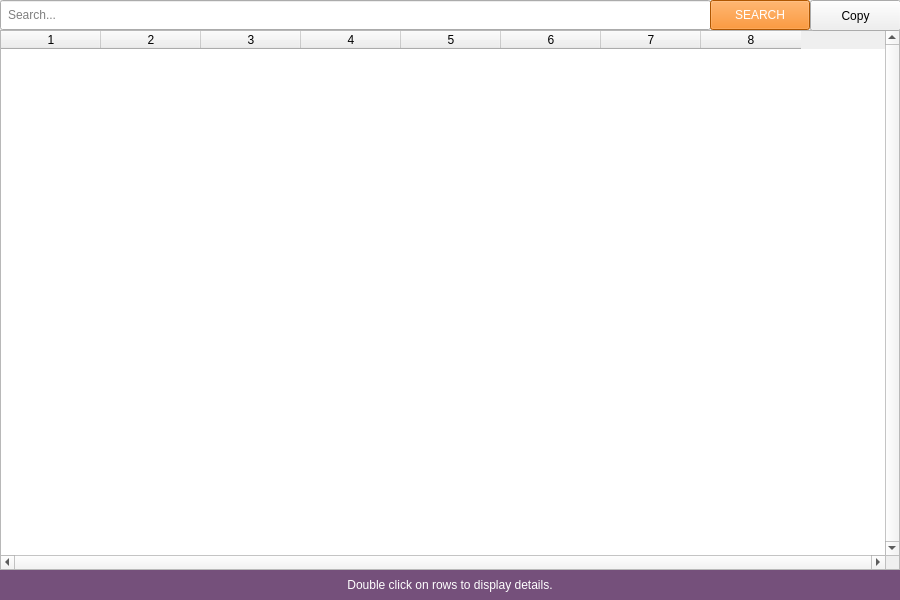
<?xml version="1.0" encoding="UTF-8"?>
<ui version="4.0">
 <class>ResultWindow</class>
 <widget class="QWidget" name="ResultWindow">
  <property name="geometry">
   <rect>
    <x>0</x>
    <y>0</y>
    <width>900</width>
    <height>600</height>
   </rect>
  </property>
  <property name="minimumSize">
   <size>
    <width>900</width>
    <height>600</height>
   </size>
  </property>
  <property name="maximumSize">
   <size>
    <width>1600</width>
    <height>1600</height>
   </size>
  </property>
  <property name="windowTitle">
   <string>Results - Code Detective</string>
  </property>
  <property name="windowIcon">
   <iconset resource="files.qrc">
    <normaloff>:/images/images/logo.ico</normaloff>:/images/images/logo.ico</iconset>
  </property>
  <widget class="QTableWidget" name="tableCodes">
   <property name="geometry">
    <rect>
     <x>0</x>
     <y>30</y>
     <width>900</width>
     <height>540</height>
    </rect>
   </property>
   <property name="sizePolicy">
    <sizepolicy hsizetype="Preferred" vsizetype="Preferred">
     <horstretch>0</horstretch>
     <verstretch>0</verstretch>
    </sizepolicy>
   </property>
   <property name="minimumSize">
    <size>
     <width>900</width>
     <height>540</height>
    </size>
   </property>
   <property name="maximumSize">
    <size>
     <width>1600</width>
     <height>1600</height>
    </size>
   </property>
   <property name="autoFillBackground">
    <bool>false</bool>
   </property>
   <property name="styleSheet">
    <string notr="true"/>
   </property>
   <property name="inputMethodHints">
    <set>Qt::ImhNone</set>
   </property>
   <property name="frameShape">
    <enum>QFrame::StyledPanel</enum>
   </property>
   <property name="lineWidth">
    <number>1</number>
   </property>
   <property name="midLineWidth">
    <number>0</number>
   </property>
   <property name="verticalScrollBarPolicy">
    <enum>Qt::ScrollBarAlwaysOn</enum>
   </property>
   <property name="horizontalScrollBarPolicy">
    <enum>Qt::ScrollBarAlwaysOn</enum>
   </property>
   <property name="sizeAdjustPolicy">
    <enum>QAbstractScrollArea::AdjustToContents</enum>
   </property>
   <property name="autoScroll">
    <bool>false</bool>
   </property>
   <property name="autoScrollMargin">
    <number>16</number>
   </property>
   <property name="horizontalScrollMode">
    <enum>QAbstractItemView::ScrollPerItem</enum>
   </property>
   <property name="gridStyle">
    <enum>Qt::DotLine</enum>
   </property>
   <property name="sortingEnabled">
    <bool>true</bool>
   </property>
   <property name="columnCount">
    <number>8</number>
   </property>
   <column/>
   <column/>
   <column/>
   <column/>
   <column/>
   <column/>
   <column/>
   <column/>
  </widget>
  <widget class="QLabel" name="label">
   <property name="geometry">
    <rect>
     <x>0</x>
     <y>570</y>
     <width>900</width>
     <height>30</height>
    </rect>
   </property>
   <property name="styleSheet">
    <string notr="true">QLabel
{
	background: rgb(117, 80, 123);
	color: #FFF;
}</string>
   </property>
   <property name="text">
    <string>Double click on rows to display details.</string>
   </property>
   <property name="alignment">
    <set>Qt::AlignCenter</set>
   </property>
  </widget>
  <widget class="QLineEdit" name="searchValue">
   <property name="geometry">
    <rect>
     <x>0</x>
     <y>0</y>
     <width>711</width>
     <height>30</height>
    </rect>
   </property>
   <property name="styleSheet">
    <string notr="true">QLineEdit
{
	padding: 0 5px;
}</string>
   </property>
   <property name="cursorPosition">
    <number>0</number>
   </property>
   <property name="placeholderText">
    <string>Search...</string>
   </property>
  </widget>
  <widget class="QPushButton" name="searchButton">
   <property name="geometry">
    <rect>
     <x>710</x>
     <y>0</y>
     <width>100</width>
     <height>30</height>
    </rect>
   </property>
   <property name="styleSheet">
    <string notr="true">QPushButton
{
	background: rgb(245, 121, 0);
	color:  #FFF;
}</string>
   </property>
   <property name="text">
    <string>SEARCH</string>
   </property>
   <property name="autoDefault">
    <bool>false</bool>
   </property>
   <property name="default">
    <bool>false</bool>
   </property>
  </widget>
  <widget class="QPushButton" name="copyButton">
   <property name="geometry">
    <rect>
     <x>810</x>
     <y>0</y>
     <width>91</width>
     <height>31</height>
    </rect>
   </property>
   <property name="text">
    <string>Copy</string>
   </property>
  </widget>
 </widget>
 <resources>
  <include location="files.qrc"/>
 </resources>
 <connections/>
</ui>
